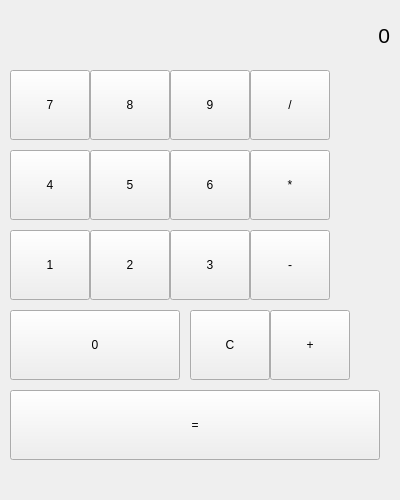
<?xml version="1.0" encoding="UTF-8"?>
<ui version="4.0">
 <class>MainWindow</class>
 <widget class="QMainWindow" name="MainWindow">
  <property name="geometry">
   <rect>
    <x>0</x>
    <y>0</y>
    <width>400</width>
    <height>500</height>
   </rect>
  </property>
  <property name="windowTitle">
   <string>Calculator</string>
  </property>
  <widget class="QWidget" name="centralwidget">
   <widget class="QLabel" name="label">
    <property name="geometry">
     <rect>
      <x>10</x>
      <y>10</y>
      <width>380</width>
      <height>50</height>
     </rect>
    </property>
    <property name="font">
     <font>
      <pointsize>16</pointsize>
     </font>
    </property>
    <property name="alignment">
     <set>Qt::AlignRight|Qt::AlignTrailing|Qt::AlignVCenter</set>
    </property>
    <property name="text">
     <string>0</string>
    </property>
   </widget>

   <!-- Botões -->
   <widget class="QPushButton" name="pushButton_7">
    <property name="geometry">
     <rect>
      <x>10</x>
      <y>70</y>
      <width>80</width>
      <height>70</height>
     </rect>
    </property>
    <property name="text">
     <string>7</string>
    </property>
   </widget>
   <widget class="QPushButton" name="pushButton_8">
    <property name="geometry">
     <rect>
      <x>90</x>
      <y>70</y>
      <width>80</width>
      <height>70</height>
     </rect>
    </property>
    <property name="text">
     <string>8</string>
    </property>
   </widget>
   <widget class="QPushButton" name="pushButton_9">
    <property name="geometry">
     <rect>
      <x>170</x>
      <y>70</y>
      <width>80</width>
      <height>70</height>
     </rect>
    </property>
    <property name="text">
     <string>9</string>
    </property>
   </widget>
   <widget class="QPushButton" name="pushButton_divide">
    <property name="geometry">
     <rect>
      <x>250</x>
      <y>70</y>
      <width>80</width>
      <height>70</height>
     </rect>
    </property>
    <property name="text">
     <string>/</string>
    </property>
   </widget>

   <widget class="QPushButton" name="pushButton_4">
    <property name="geometry">
     <rect>
      <x>10</x>
      <y>150</y>
      <width>80</width>
      <height>70</height>
     </rect>
    </property>
    <property name="text">
     <string>4</string>
    </property>
   </widget>
   <widget class="QPushButton" name="pushButton_5">
    <property name="geometry">
     <rect>
      <x>90</x>
      <y>150</y>
      <width>80</width>
      <height>70</height>
     </rect>
    </property>
    <property name="text">
     <string>5</string>
    </property>
   </widget>
   <widget class="QPushButton" name="pushButton_6">
    <property name="geometry">
     <rect>
      <x>170</x>
      <y>150</y>
      <width>80</width>
      <height>70</height>
     </rect>
    </property>
    <property name="text">
     <string>6</string>
    </property>
   </widget>
   <widget class="QPushButton" name="pushButton_multiply">
    <property name="geometry">
     <rect>
      <x>250</x>
      <y>150</y>
      <width>80</width>
      <height>70</height>
     </rect>
    </property>
    <property name="text">
     <string>*</string>
    </property>
   </widget>

   <widget class="QPushButton" name="pushButton_1">
    <property name="geometry">
     <rect>
      <x>10</x>
      <y>230</y>
      <width>80</width>
      <height>70</height>
     </rect>
    </property>
    <property name="text">
     <string>1</string>
    </property>
   </widget>
   <widget class="QPushButton" name="pushButton_2">
    <property name="geometry">
     <rect>
      <x>90</x>
      <y>230</y>
      <width>80</width>
      <height>70</height>
     </rect>
    </property>
    <property name="text">
     <string>2</string>
    </property>
   </widget>
   <widget class="QPushButton" name="pushButton_3">
    <property name="geometry">
     <rect>
      <x>170</x>
      <y>230</y>
      <width>80</width>
      <height>70</height>
     </rect>
    </property>
    <property name="text">
     <string>3</string>
    </property>
   </widget>
   <widget class="QPushButton" name="pushButton_subtract">
    <property name="geometry">
     <rect>
      <x>250</x>
      <y>230</y>
      <width>80</width>
      <height>70</height>
     </rect>
    </property>
    <property name="text">
     <string>-</string>
    </property>
   </widget>

   <widget class="QPushButton" name="pushButton_0">
    <property name="geometry">
     <rect>
      <x>10</x>
      <y>310</y>
      <width>170</width>
      <height>70</height>
     </rect>
    </property>
    <property name="text">
     <string>0</string>
    </property>
   </widget>
   <widget class="QPushButton" name="pushButton_clear">
    <property name="geometry">
     <rect>
      <x>190</x>
      <y>310</y>
      <width>80</width>
      <height>70</height>
     </rect>
    </property>
    <property name="text">
     <string>C</string>
    </property>
   </widget>
   <widget class="QPushButton" name="pushButton_add">
    <property name="geometry">
     <rect>
      <x>270</x>
      <y>310</y>
      <width>80</width>
      <height>70</height>
     </rect>
    </property>
    <property name="text">
     <string>+</string>
    </property>
   </widget>

   <widget class="QPushButton" name="pushButton_equals">
    <property name="geometry">
     <rect>
      <x>10</x>
      <y>390</y>
      <width>370</width>
      <height>70</height>
     </rect>
    </property>
    <property name="text">
     <string>=</string>
    </property>
   </widget>
  </widget>
 </widget>
 <resources/>
 <connections/>
</ui>
